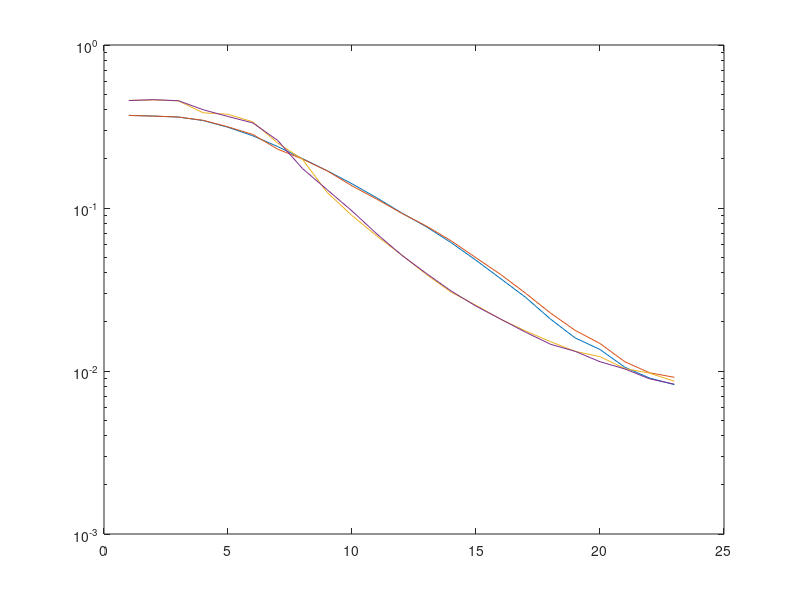

MATLAB code for this plot:
usf1=[ 0.2884    0.2782    0.2682    0.2583    0.2405    0.2299    0.2132    0.1915    0.1760    0.1576    0.1322 0.1113    0.0907    0.0689    0.0512    0.0354    0.0232    0.0123    0.0064    0.0034    0.0011    0.0004 0.0001];
usf2=[0.4515    0.4545    0.4546    0.4295    0.3850    0.3247    0.2635    0.2107    0.1626    0.1241    0.0987 0.0754    0.0627    0.0536    0.0444    0.0382    0.0334    0.0294    0.0255    0.0237    0.0200    0.0177 0.0164];
us61=[0.2884    0.2782    0.2682    0.2583    0.2405    0.2299    0.2132    0.1915    0.1762    0.1574    0.1328   0.1112    0.0907    0.0701    0.0516    0.0373    0.0252    0.0144    0.0079    0.0047    0.0022    0.0008   0.0003];
us62=[ 0.4515    0.4546    0.4547    0.4319    0.3890    0.3355    0.2462    0.2081    0.1618    0.1161    0.0938 0.0746    0.0643    0.0556    0.0474    0.0408    0.0348    0.0310    0.0276    0.0248    0.0206    0.0187  0.0180];

us51=[0.4529    0.4562    0.4557    0.4377    0.3850    0.3029    0.2738    0.2026    0.1433    0.1167    0.0967 0.0814    0.0670    0.0552    0.0484    0.0408    0.0350    0.0302    0.0264    0.0245    0.0207    0.0194 0.0173]
us52=[ 0.4615    0.4642    0.4533    0.3298    0.3669    0.3726    0.2272    0.1959    0.1058    0.0631    0.0380 0.0217    0.0112    0.0057    0.0022    0.0007    0.0002    0.0001    0.0000         0         0         0 0];
    
 us41=[ 0.4520    0.4573    0.4553    0.4282    0.3634    0.3517    0.2377    0.1775    0.1588    0.1312    0.1018 0.0812    0.0673    0.0567    0.0476    0.0407    0.0344    0.0291    0.0264    0.0228    0.0206    0.0179  0.0166];
us42=[ 0.4611    0.4665    0.4552    0.3732    0.3652    0.3137    0.2823    0.1720    0.1001    0.0606    0.0369 0.0217    0.0120    0.0052    0.0024    0.0009    0.0002    0.0001    0.0000         0         0         0 0];



 haif=(usf1+usf2)/2;
  hai6=(us61+us62)/2;
   hai5=(us51+us52)/2;
    hai4=(us41+us42)/2;
 semilogy(1:23,haif,1:23,hai6,1:23,hai5,1:23,hai4)
 
 ensemble_avg =[ 0.2066    0.1584    0.1157    0.0793    0.0508    0.0308    0.0165    0.0086    0.0039    0.0016    0.0006    0.0002    0.0001    0.0000    0.0000         0  0         0         0];
 
ensemble_avg_RR =[ 0         0         0         0         0         0         0         0         0         0         0         0         0         0         0         0    0         0         0;...
    0.2106    0.1640    0.1217    0.0864    0.0580    0.0369    0.0223    0.0126    0.0070    0.0035    0.0016    0.0008    0.0004    0.0002    0.0001    0.0000  0.0000    0.0000         0;...
    0.2071    0.1591    0.1164    0.0802    0.0520    0.0316    0.0174    0.0091    0.0042    0.0019    0.0008    0.0005    0.0002    0.0001    0.0000    0.0000 0.0000    0.0000         0;...
    0.2066    0.1585    0.1157    0.0795    0.0512    0.0310    0.0164    0.0086    0.0039    0.0016    0.0006    0.0002    0.0001    0.0000    0.0000    0.0000 0.0000    0.0000         0];

       
   